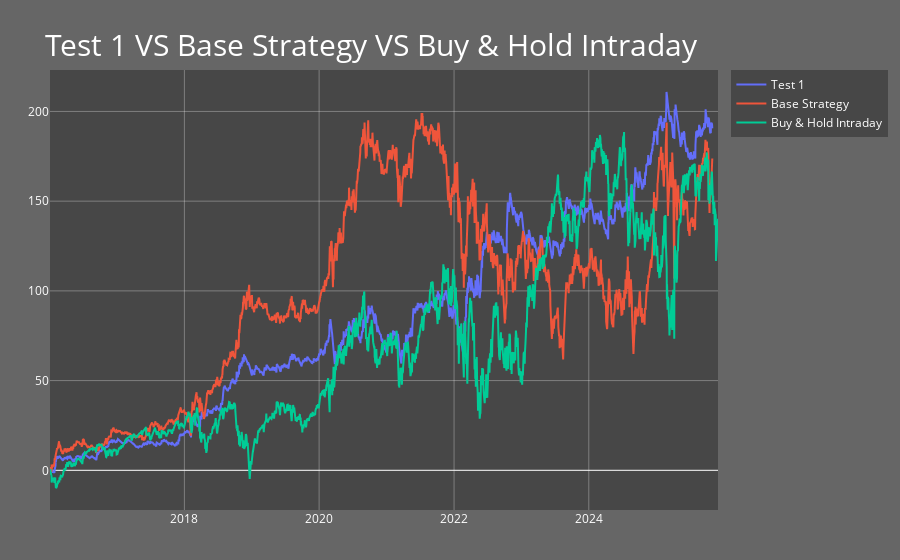

The notebook cell saved with this chart:
### Markdown cell above
### Test 1 VS Base Strategy VS Buy Hold Intraday

### Code cell
fig2 = go.Figure()
fig2.add_trace(go.Scatter(x = test1.dates, y = test1.account, mode = 'lines', name = 'Test 1'))
fig2.add_trace(go.Scatter(x = base_strategy_dates, y = base_strategy_account, mode = 'lines', name = 'Base Strategy'))
fig2.add_trace(go.Scatter(x = buy_hold_intraday_account.index, y = buy_hold_intraday_account.values, mode = 'lines', name = 'Buy & Hold Intraday'))
fig2.update_layout(title = dict(text = "Test 1 VS Base Strategy VS Buy & Hold Intraday", yanchor = "top", font= dict(size = 30)), 
                  margin=dict(l=50, r=50, t=70, b=50), 
                  plot_bgcolor = "rgba(64,64,64,0.8)",
                  paper_bgcolor = "rgba(64,64,64,0.8)",
                  font = dict(color = "white"),
                  yaxis=dict(showgrid = True, gridcolor = "rgba(255,255,255,0.3)", zerolinewidth = 1),
                  xaxis = dict(showgrid = True, gridcolor = "rgba(255,255,255,0.3)"))

### Figure 1 — Plotly figure (JSON) as saved in the notebook; plotly's stock layout.template omitted (floating-point values rounded to 4 significant figures; data arrays with more than 128 entries replaced by an {"elided": "..."} marker saying what was removed)
{"data": [{"mode": "lines", "name": "Test 1", "type": "scatter", "x": {"elided": "2430 str values"}, "y": {"elided": "2431 float values"}}, {"mode": "lines", "name": "Base Strategy", "type": "scatter", "x": {"elided": "2430 str values"}, "y": {"elided": "2430 float values"}}, {"mode": "lines", "name": "Buy & Hold Intraday", "type": "scatter", "x": {"elided": "2473 str values"}, "y": {"elided": "2473 float values"}}], "layout": {"font": {"color": "white"}, "margin": {"b": 50, "l": 50, "r": 50, "t": 70}, "paper_bgcolor": "rgba(64,64,64,0.8)", "plot_bgcolor": "rgba(64,64,64,0.8)", "title": {"font": {"size": 30}, "text": "Test 1 VS Base Strategy VS Buy & Hold Intraday", "yanchor": "top"}, "xaxis": {"gridcolor": "rgba(255,255,255,0.3)", "showgrid": true}, "yaxis": {"gridcolor": "rgba(255,255,255,0.3)", "showgrid": true, "zerolinewidth": 1}}}
